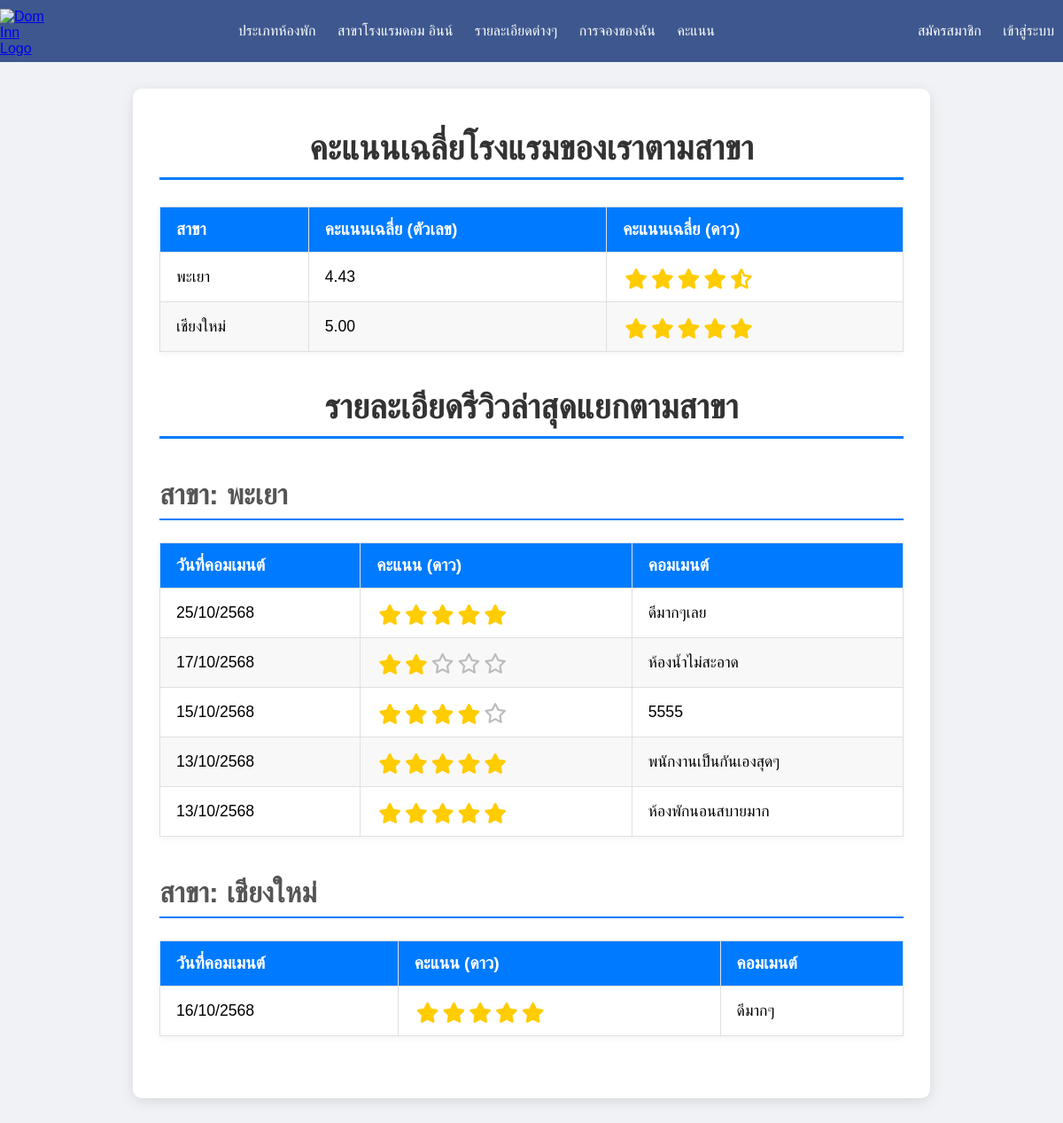
/PHP/summary.php, run on the app's committed database.
### tables this page shows
CREATE TABLE `province` (
  `Province_Id` varchar(2) NOT NULL,
  `Province_name` varchar(50) DEFAULT NULL,
  `Region_Id` varchar(2) DEFAULT NULL,
  `Address` varchar(255) NOT NULL,
  `Phone` varchar(20) NOT NULL
);

CREATE TABLE `reservation` (
  `Reservation_Id` varchar(10) NOT NULL,
  `Guest_name` varchar(100) DEFAULT NULL,
  `Number_of_rooms` int(2) DEFAULT NULL,
  `Booking_time` datetime DEFAULT NULL,
  `Number_of_adults` int(1) DEFAULT NULL,
  `Number_of_children` int(1) DEFAULT NULL,
  `Booking_date` date DEFAULT NULL,
  `Check_out_date` date DEFAULT NULL,
  `Email_Admin` varchar(30) DEFAULT NULL,
  `Province_Id` varchar(2) DEFAULT NULL,
  `Email_member` varchar(30) DEFAULT NULL,
  `Booking_status_Id` varchar(5) DEFAULT NULL,
  `stars` decimal(2,1) DEFAULT NULL,
  `comment` text DEFAULT NULL,
  `Receipt_Id` int(10) DEFAULT NULL,
  `Total_price` int(100) NOT NULL,
  `rating_timestamp` datetime DEFAULT NULL
);

### PHP/summary.php (the view, shortened to what this page needs)
<!DOCTYPE html>
<html lang="th">
<head>
    <link rel="stylesheet" href="https://cdnjs.cloudflare.com/ajax/libs/font-awesome/6.5.2/css/all.min.css"
 />
    <link rel="stylesheet" href="../CSS/css/ino.css" />
    <link rel="stylesheet" href="../CSS/css/summary.css">
</head>
<body>
    <header>
      <section class="logo">
        <a href="./index.php">
          <img src="../src/images/4.png" width="50" height="50" alt="Dom Inn Logo" />
        </a>
      </section>
      <nav>
        <a href="./index-type.php">ประเภทห้องพัก</a>
        <a href="./branch.php">สาขาโรงแรมดอม อินน์</a>
        <a href="./details.php">รายละเอียดต่างๆ</a>
        <a href="#">การจองของฉัน</a>
        <a href="./summary.php">คะแนน</a>
      </nav>
      <nav>
        <a href="./member.php">สมัครสมาชิก</a>
        <a href="./login.php">เข้าสู่ระบบ</a>
      </nav>
    </header>
    <div class="container">
        <h1>คะแนนเฉลี่ยโรงแรมของเราตามสาขา</h1>
        <?php
        $servername = "localhost";
        $username = "root";
        $password = "";
        $dbname = "hotel_db";
        $conn = new mysqli($servername, $username, $password, $dbname);
        $conn->set_charset("utf8");
        $sql_avg = "SELECT
                        p.Province_id,
                        p.Province_name,
                        AVG(r.stars) AS average_stars
                    FROM
                        reservation r
                    JOIN
                        province p ON r.Province_id = p.Province_id
                    WHERE
                        r.stars IS NOT NULL
                    GROUP BY
                        p.Province_id, p.Province_name
                    ORDER BY
                        p.Province_name ASC";
        $result_avg = $conn->query($sql_avg);
        $provinces_data = [];
        if ($result_avg->num_rows > 0) {
            echo "<table class='summary-table'>";
            echo "<thead>";
            echo "<tr>";
            echo "<th>สาขา</th>";
            echo "<th>คะแนนเฉลี่ย (ตัวเลข)</th>";
            echo "<th>คะแนนเฉลี่ย (ดาว)</th>";
            echo "</tr>";
            echo "</thead>";
            echo "<tbody>";
            while($row_avg = $result_avg->fetch_assoc()) {
                $provinces_data[] = $row_avg;
                $provinceName = htmlspecialchars($row_avg["Province_name"]);
                $averageStars = (float)$row_avg["average_stars"];
                echo "<tr>";
                echo "<td>" . $provinceName . "</td>";
                echo "<td>" . number_format($averageStars, 2) . "</td>";
                echo "<td>";
                $fullStars = floor($averageStars);
                $halfStarDisplayed = false;
                $remainder = $averageStars - $fullStars;
                if ($remainder >= 0.25 && $remainder < 0.75) {
                    $halfStarDisplayed = true;
                } elseif ($remainder >= 0.75) {
                    $fullStars++;
                }
                for ($i = 0; $i < $fullStars; $i++) {
                    echo "<span class='star'><i class='fas fa-star'></i></span>";
                }
                if ($halfStarDisplayed) {
                    echo "<span class='star'><i class='fas fa-star-half-alt'></i></span>";
                }
                echo "</td>";
                echo "</tr>";
            }
            echo "</tbody>";
            echo "</table>";
        } else {
            echo "<p class='no-data'>ไม่พบข้อมูลคะแนนรีวิวสำหรับสาขาใดๆ</p>";
        }
        if (!empty($provinces_data)) {
            echo "<h1>รายละเอียดรีวิวล่าสุดแยกตามสาขา</h1>";
            foreach ($provinces_data as $province) {
                $province_id = $province['Province_id'];
                $province_name = htmlspecialchars($province['Province_name']);
                echo "<h2>สาขา: " . $province_name . "</h2>";
                $sql_details = "SELECT rating_timestamp, stars, comment
                                FROM reservation
                                WHERE Province_id = $province_id
                                  AND rating_timestamp IS NOT NULL
                                  AND stars IS NOT NULL
                                ORDER BY rating_timestamp DESC
                                LIMIT 5";
                $result_details = $conn->query($sql_details);
                if ($result_details->num_rows > 0) {
                    echo "<table class='summary-table'>";
                    echo "<thead>";
                    echo "<tr>";
                    echo "<th>วันที่คอมเมนต์</th>";
                    echo "<th>คะแนน (ดาว)</th>";
                    echo "<th>คอมเมนต์</th>";
                    echo "</tr>";
                    echo "</thead>";
                    echo "<tbody>";
                    while($row_details = $result_details->fetch_assoc()) {
                        $thaiDate = "-";
                        if ($row_details["rating_timestamp"] !== NULL) {
                            $date = date_create($row_details["rating_timestamp"]);
                            $thaiDate = date_format($date, 'd/m/') . (date_format($date, 'Y') + 543);
                        }
                        echo "<tr>";
                        echo "<td>" . htmlspecialchars($thaiDate) . "</td>";
                        echo "<td>";
                        if ($row_details["stars"] !== NULL) {
                            $num_stars = (float)$row_details["stars"];
                            $temp_detail_stars = $num_stars;
                            for ($i = 0; $i < 5; $i++) {
                                if ($temp_detail_stars >= 1) {
                                    echo "<span class='star'><i class='fas fa-star'></i></span>";
                                    $temp_detail_stars -= 1;
                                } elseif ($temp_detail_stars >= 0.5) {
                                    echo "<span class='star'><i class='fas fa-star-half-alt'></i></span>";
                                    $temp_detail_stars -= 0.5;
                                } else {
                                    echo "<span class='star-empty'><i class='far fa-star'></i></span>";
                                }
                            }
                        } else {
                            echo "-";
                        }
                        echo "</td>";
                        echo "<td>" . htmlspecialchars($row_details["comment"] ?? "-") . "</td>";
                        echo "</tr>";
                    }
                    echo "</tbody>";
                    echo "</table>";
                } else {
                    echo "<p class='no-data'>ไม่พบข้อมูลรีวิวสำหรับสาขา " . $province_name . ".</p>";
                }
            }
        }
        ?>
    </div>
</body>
</html>

### CSS/css/ino.css (style rules this page uses)
body { font-family: Arial, sans-serif; margin: 0; padding: 0; }
header { display: flex; justify-content: space-between; align-items: center; background: #3e588f; padding: 10px 20px; }
nav a { margin: 0 10px; text-decoration: none; color: white; }
.logo { max-width: 50px; height: 50px; }

### CSS/css/summary.css (style rules this page uses)
body { font-family: 'Kanit', sans-serif; background-color: #f0f2f5; display: flex; flex-direction: column; align-items: center; min-height: 100vh; margin: 0; padding: 0; }
header { width: 100%; }
.container { background-color: #ffffff; padding: 40px 30px; border-radius: 10px; box-shadow: 0 4px 15px rgba(0, 0, 0, 0.1); width: 100%; max-width: 900px; margin-top: 30px; margin-bottom: 30px; text-align: center; min-height: 300px; box-sizing: border-box; }
h1 { color: #2c3e50; margin-bottom: 30px; font-size: 2.5em; font-weight: 700; }
.summary-table { width: 100%; border-collapse: collapse; margin-top: 25px; box-shadow: 0 2px 8px rgba(0,0,0,0.05); }
.summary-table th, .summary-table td { border: 1px solid #e9ecef; padding: 15px 20px; text-align: left; font-size: 1em; }
.summary-table th { background-color: #007bff; color: white; font-weight: 600; text-transform: uppercase; }
.summary-table tr:nth-child(even) { background-color: #f8f9fa; }
.star { color: #ffc107; font-size: 1.3em; margin-right: 2px; }

### PHP/summary.php (style rules this page uses)
body { font-family: 'Kanit', sans-serif; background-color: #f0f2f5; display: flex; flex-direction: column; align-items: center; min-height: 100vh; margin: 0; padding-bottom: 50px; }
.container { margin-top: 30px; background-color: #ffffff; padding: 30px; border-radius: 10px; box-shadow: 0 4px 15px rgba(0, 0, 0, 0.1); width: 100%; max-width: 900px; text-align: center; margin-bottom: 30px; }
h1 { color: #333; margin-bottom: 30px; margin-top: 15px; font-size: 2.4em; border-bottom: 3px solid #007bff; padding-bottom: 10px; }
h2 { color: #555; margin-top: 45px; margin-bottom: 25px; font-size: 2em; text-align: left; border-bottom: 2px solid #007bff; padding-bottom: 8px; }
.summary-table { width: 100%; border-collapse: collapse; margin-top: 25px; margin-bottom: 40px; }
.summary-table th, .summary-table td { border: 1px solid #e0e0e0; padding: 14px 18px; text-align: left; font-size: 1.1em; }
.summary-table th { background-color: #007bff; color: white; font-weight: bold; text-transform: uppercase; font-size: 1.2em; }
.summary-table tr:nth-child(even) { background-color: #f8f8f8; }
.star, .star-empty { font-size: 1.3em; margin: 0 2px; display: inline-block; }
.star i { color: #ffcc00; font-family: "Font Awesome 6 Free" !important; font-weight: 900 !important; font-style: normal !important; vertical-align: middle; }
.star-empty i { color: #bbb; font-family: "Font Awesome 6 Free" !important; font-weight: 400 !important; font-style: normal !important; vertical-align: middle; }
.star i.fa-star-half-alt { font-weight: 900 !important; }

### data on the page
province: Province_name "พะเยา", averageStars "4.43"
province: Province_name "เชียงใหม่", averageStars "5.00"
reservation: rating_timestamp "25/10/2568", stars 5 (drawn), comment "ดีมากๆเลย"
reservation: rating_timestamp "17/10/2568", stars 2 (drawn), comment "ห้องน้ำไม่สะอาด"
reservation: rating_timestamp "15/10/2568", stars 4 (drawn), comment "5555"
reservation: rating_timestamp "13/10/2568", stars 5 (drawn), comment "พนักงานเป็นกันเองสุดๆ"
reservation: rating_timestamp "13/10/2568", stars 5 (drawn), comment "ห้องพักนอนสบายมาก"
reservation: rating_timestamp "16/10/2568", stars 5 (drawn), comment "ดีมากๆ"
